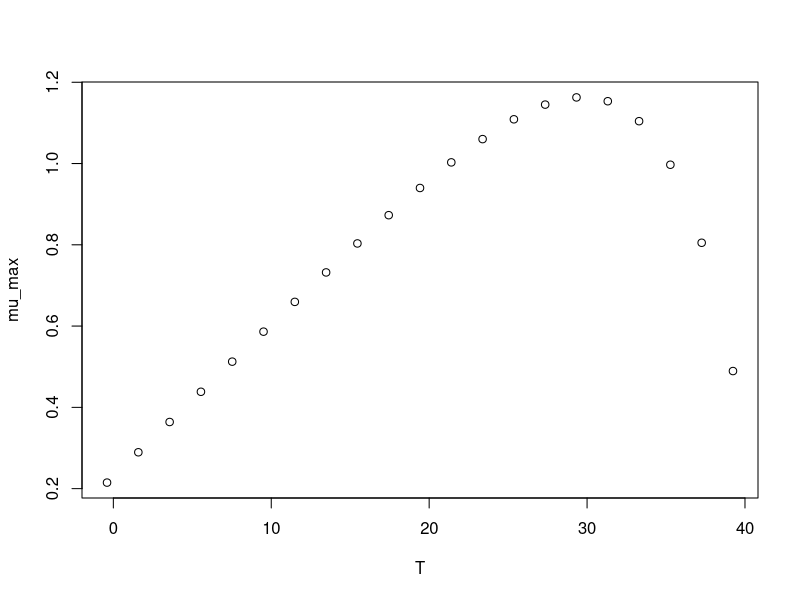

The R source for this figure:
#############################
# start of Parameter script
#############################
T <- seq(-0.3996003996004,39.2392,length.out=21)
#############################
# end of Parameter script
#############################
############################# 
# start of Model script Gropin ID 431 
#############################
 
# constant coefficients for this model
 
variables <- data.frame(T)
argumentsPar <- expand.grid(variables)
 
# heart of the model
response_surface <- function(T) {
   mumax <-0.03772*(T+6.1)*(1-exp(0.1719*(T-41.2)))

return(mumax=mumax)
} 

# output parameters
mumax <- cbind(argumentsPar,response_surface(argumentsPar['T']))
colnames(mumax) <- c(colnames(argumentsPar),'mumax')
#############################
# End of Model script
#############################
############################# 
# start of Visualisation script Gropin ID 431 
#############################
plot(T,mumax$mumax,
                          xlab='T',
                          ylab='mu_max')
#############################
# End of Visualisation script
#############################
